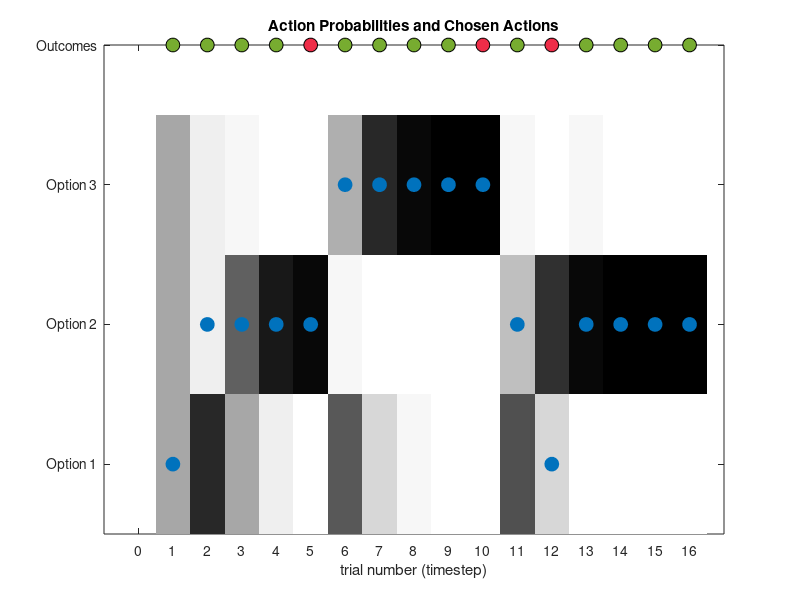

Here is the MATLAB script that generated this plot:
% RL 17: Rescorla-Wagner (RW) 2 learning rates (LR) + 2 forgetting rates (FR) + error-dependent decision noise model 
% 
% Simulation & plotting script for the three-armed bandit (TAB) task


%% Set up
% Example block probabilities for a single block.
BlockProbs = [0.4937 0.8078 0.6343; % win probability
              0.5063 0.1922 0.3657];% loss probability

% RW 2LR + 2FR + error-depend decision noise model parameters
% 1) learning rate for wins (range between 0 and 1)
params.alpha_win = 0.5;
% 2) learning rate for losses (range between 0 and 1)
params.alpha_loss = 0.7;
% 3) forgetting rate for wins (range between 0 and 1)
params.psi_win = 0.25;
% 4) forgetting rate for losses (range between 0 and 1)
params.psi_loss = 0.15;
% 5) information bonus (any real value)
params.gamma = 0.01;
% 6) initial inverse temperature (range > 0)
params.beta_0 = 4;
% 7) inverse temperature update rate (range between 0 and 1)
params.alpha_d = 0.5;

%% Run simulation

% For a decision task with N choices.
N_CHOICES = 3;
% Total number of trials (T) per block.
T = 16;

% Set up vectors with dimensions for both time and number of choices to keep track of
% components of choice value over time:
expected_value_w_info = zeros(N_CHOICES, T);    % overall expected value
expected_reward_value = zeros(N_CHOICES, T);    % value of expected reward
expected_info_value = zeros(N_CHOICES, T);      % value of expected information gain
last_chosen = zeros(N_CHOICES, T);              % trial number where an action was last taken 

% Represents the probability distribution (P) over choices on each trial.
P = zeros(N_CHOICES, T);

% Empty vectors to store stimulated choices, rewards, action probabilities, and
% prediction error, and beta values.
sim_choices = zeros(1, T);
sim_rewards = zeros(1, T);
action_probabilities = zeros(1, T);
prediction_error_sequence = zeros(1,T);
beta = zeros(1, T);
beta(1) = params.beta_0; % set initial value

% For each trial (timestep)...
for t = 1:T
    
    % Compute expected value for each option.
    expected_info_value(:, t) = (t-last_chosen(:,t));
    expected_value_w_info(:, t) = expected_reward_value(:, t) + params.gamma*expected_info_value(:, t);
    
    % Compute action probabilities.
    P(:, t) = exp(beta(t) * expected_value_w_info(:, t)) / sum(exp(beta(t) * expected_value_w_info(1:N_CHOICES, t)));
    
    % Simulate actions.
    choice_at_t = find(rand < cumsum(P(:,t)),1);
    sim_choices(1,t) = choice_at_t;
    
    % Store the probability of chosen action on current trial.
    action_probabilities(t) = P(choice_at_t, t);
    
    % Copy previous values (to keep unchosen choices at
    % the same value from the previous timestep).
    expected_reward_value(:, t + 1) = expected_reward_value(:, t);
    last_chosen(:, t + 1) = last_chosen(:, t);
    last_chosen(choice_at_t, t + 1) = t;
    
    % Simulate rewards.
    outcome = find(rand < cumsum(BlockProbs(:, choice_at_t)), 1); % 1: win, 2: loss
    sim_rewards(1, t) =  -1 * (outcome -2); % 1: win, 0: loss
    
    % Compute prediction error.
    if sim_rewards(1, t) == 1
        prediction_error = sim_rewards(1, t) - expected_reward_value(choice_at_t, t);
    elseif sim_rewards(1, t) == 0
        reward_trans = -1; % transform loss value to -1
        prediction_error = reward_trans - expected_reward_value(choice_at_t, t);
    end
    
    % Update expected reward value of the chosen option.
    if sim_rewards(1, t) == 1
        expected_reward_value(choice_at_t, t+1) = expected_reward_value(choice_at_t, t) + params.alpha_win*prediction_error;
    elseif  sim_rewards(1, t) == 0
        expected_reward_value(choice_at_t, t+1) = expected_reward_value(choice_at_t, t) + params.alpha_loss*prediction_error;
    end
    
    % Forgetting for unchosen options.
    unchose_opt_ls = find([1 2 3] ~= choice_at_t);
    if sim_rewards(1, t) == 1
        expected_reward_value(unchose_opt_ls, t+1) = (1-params.psi_win)*(expected_reward_value(unchose_opt_ls, t));
    elseif  sim_rewards(1, t) == 0
        expected_reward_value(unchose_opt_ls, t+1) = (1-params.psi_loss)*(expected_reward_value(unchose_opt_ls, t));
    end
    
    % Update beta values.
    beta(t+1) = beta(t) + params.alpha_d*prediction_error;
    beta(t+1) = max(beta(t+1), 0.01); % keep it above 0.01
    
    % Store the value of prediction error. 
    prediction_error_sequence(t) = prediction_error;
    
    % Trims final value in expected reward value (is an extra value beyond
    % trials).
    expected_reward_value = expected_reward_value(:, 1:T);
    
end

%% Plotting
% Plot the choices(blue), outcomes(green/red), and action probabilties (gray scale; darker = higher probability) 
% of all options across trials (timestep).
col = {[0, 0.4470, 0.7410], ...       % blue
       [0.4660, 0.6740, 0.1880], ...  % green
       [0.9350, 0.1780, 0.2840], ...  % red
      };                    
cols = [0:1/32:1; 0:1/32:1; 0:1/32:1]';
MarkerSize = 10;

figure(1)
for i = 1:T
    if sim_rewards(1, i) == 1
        plot(i,4,'o','MarkerSize',MarkerSize,"MarkerEdgeColor", 'black','MarkerFaceColor',col{2})
        hold on
    else
        plot(i,4,'o','MarkerSize',MarkerSize,"MarkerEdgeColor", 'black','MarkerFaceColor',col{3})
        hold on
    end
end

imagesc([1 - P]); colormap(cols) , hold on
plot([sim_choices],'o','MarkerSize',MarkerSize,"MarkerEdgeColor", col{1},'MarkerFaceColor',col{1})
xlabel("trial number (timestep)")
title('Action Probabilities and Chosen Actions')
xlim([-1,T+1])
set(gca, 'XTick', [0:T]),
set(gca, 'YTick', [1:4]), set(gca, 'YTickLabel', {'Option 1','Option 2','Option 3' 'Outcomes' })
